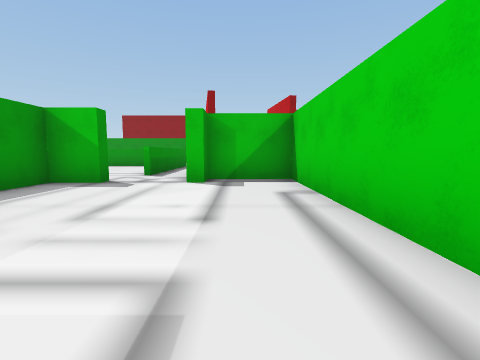
View 1 (above)

17 first-person views from a walk through a Unity game level. The camera is 1.2 m above the floor, tilts 6° down and sees 85° across. The floor is counted in squares, 2 m on a side. Each view is taken from the middle of a square. On the plan, view 1 faces up. The plan holds only what a view shows up to about 9 squares ahead; the rest is blank. The place goes on beyond the plan. Some animated figures are left out.

View 2
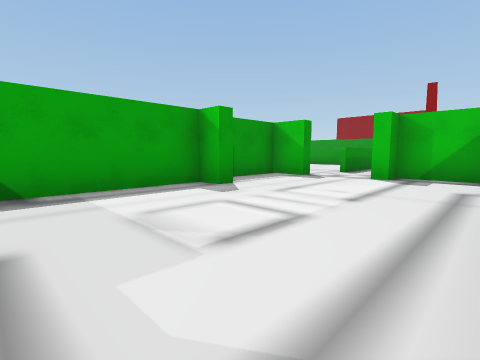

View 3
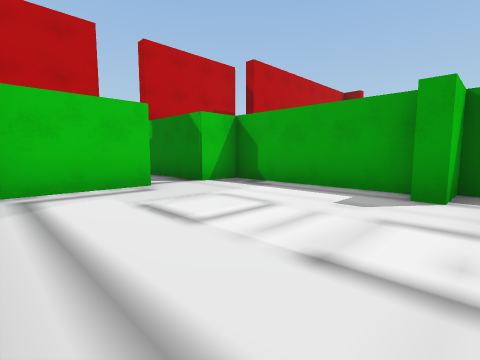

View 4
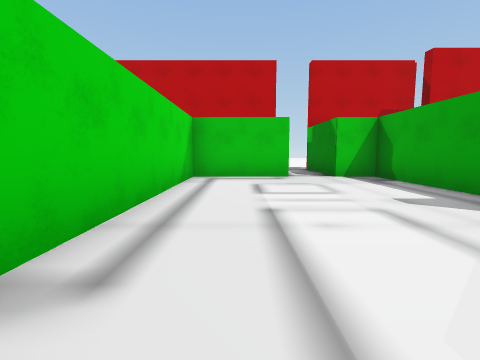

View 5
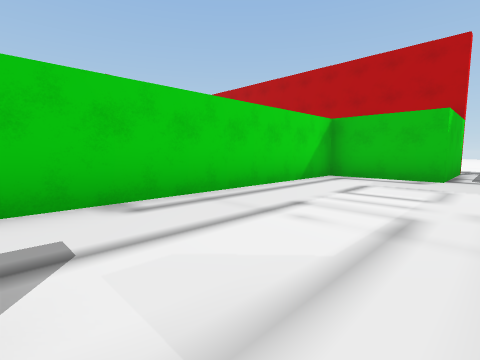

View 6
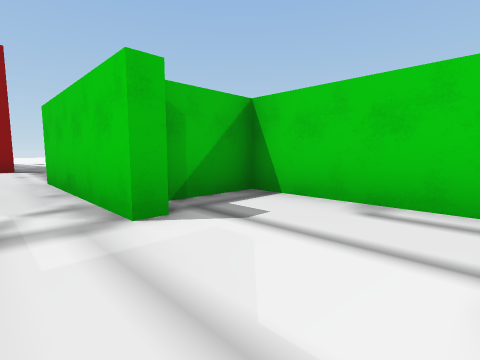

View 7
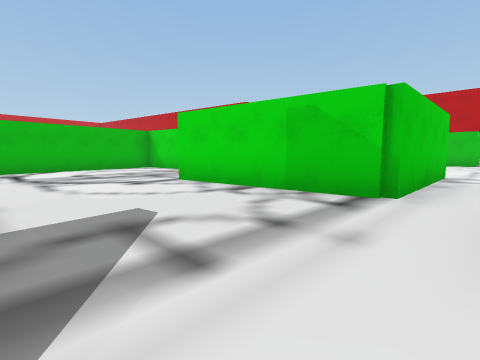

View 8
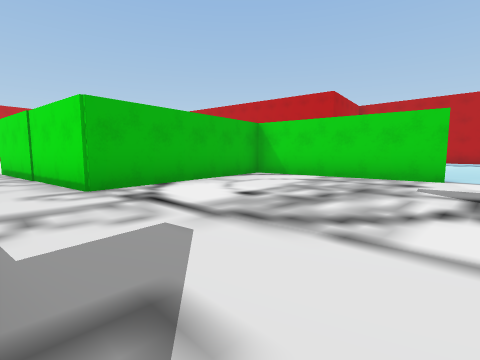

View 9
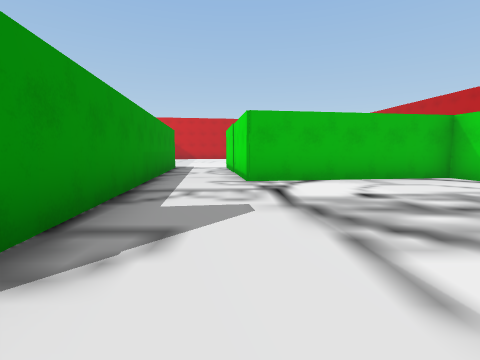

View 10
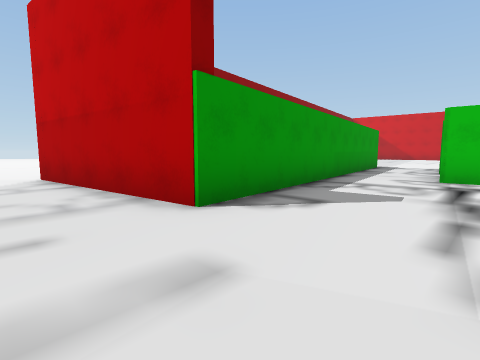

View 11
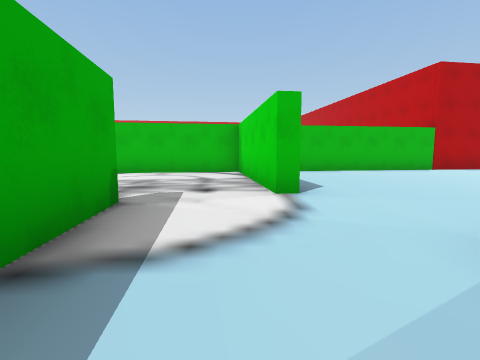

View 12
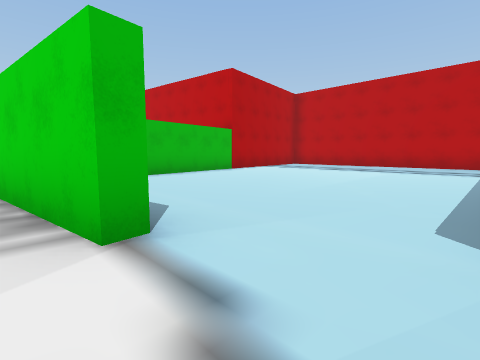

View 13
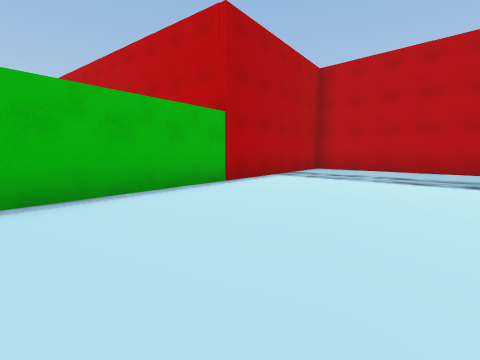

View 14
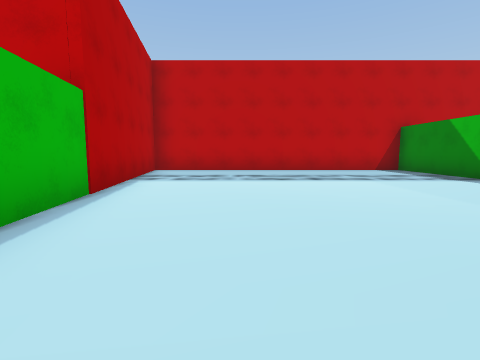

View 15
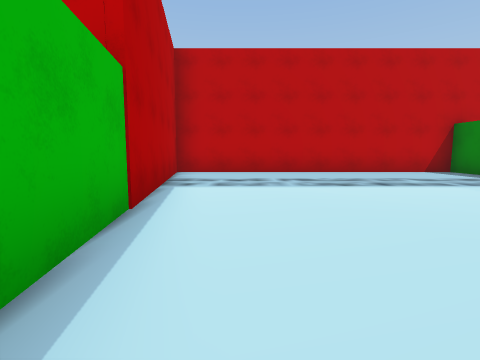

View 16
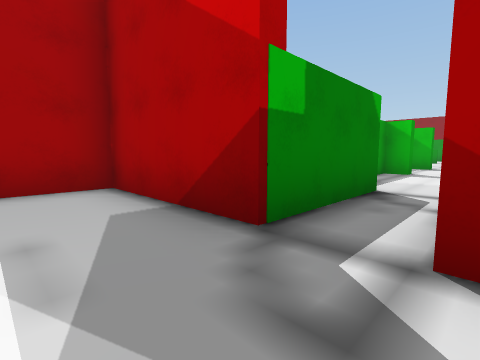

View 17
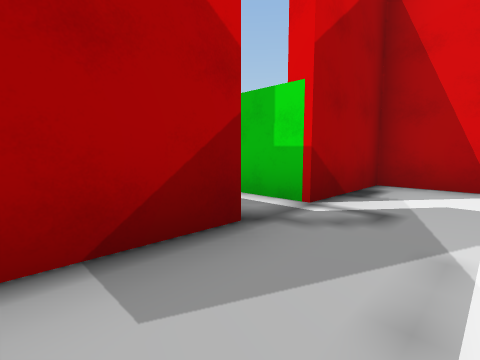

### Floor plan
Points are (right, up) in squares from view 1. A wall is a line through its corners. A room is listed if a view was taken in it or the views show most of it. See-through windows are left out.
Room 1 (views 1, 2, 3, 4, 5, 6)
walls: (-3.4, 2.2) (-3.4, -1.5); (-1.1, -1.5) (1.2, -1.5) (1.2, 5.9) (-0.7, 5.9) (-0.7, 5.3) (-1.1, 5.3) (-1.1, 6.5); (-2.8, 5.6) (-2.8, 5.3) (-3.8, 5.3) (-3.8, 2.6) (-2.8, 2.6) (-2.8, 2.2)
ways out: opening at (-2, 6) to room 2; opening at (-2, -2) to room 4
Room 2 (views 7, 8, 9, 10)
walls: (-1.2, 13.4) (-1.7, 13.3); (-1.1, 6.5) (-1.1, 9.3) (3.1, 9.8); (3.8, 7.5) (8.2, 8) (7.5, 12.9); (7.3, 14.9) (2.7, 14.3) (2, 19.3)
ways out: opening at (-2, 6) to room 1; opening at (3, 8) to room 3; opening at (7, 14) to room 5
Room 3 (views 11, 12, 13, 14, 15)
walls: (1.5, -0.9) (1.5, -4) (10, -4) (8.5, 6.1); (3.8, 7) (3.8, 7.5); (3.2, 9.5) (1.3, 9.2)
ways out: opening at (3, 8) to room 2
Room 4 (views 16, 17)
walls: (1.2, -5.9) (1.2, -4.4) (-1.1, -4.4) (-1.1, -1.5); (-2.4, -1.5) (-2.4, -4.4) (-5.6, -4.4) (-5.6, -5.9)
ways out: opening at (-2, -2) to room 1
Room 5 (no view inside)
walls: (7.5, 12.9) (10.5, 13.2); (10.5, 15.3) (7.3, 14.9)
ways out: opening at (7, 14) to room 2

Positions as (right, up) in squares from view 1, and headings:
1: (0, 0), facing up
2: (1, -1), facing up-left
3: (1, 3), facing down-left
4: (0, 5), facing down
5: (-2, 5), facing down-right
6: (-2, 3), facing up-right
7: (-2, 13), facing down-right
8: (3, 14), facing down-right
9: (2, 13), facing right
10: (1, 12), facing up-right
11: (0, 8), facing right
12: (2, 8), facing down-right
13: (5, 5), facing down-right
14: (7, 5), facing down
15: (8, 4), facing down
16: (-1, -6), facing up-left
17: (-4, -6), facing up-right
